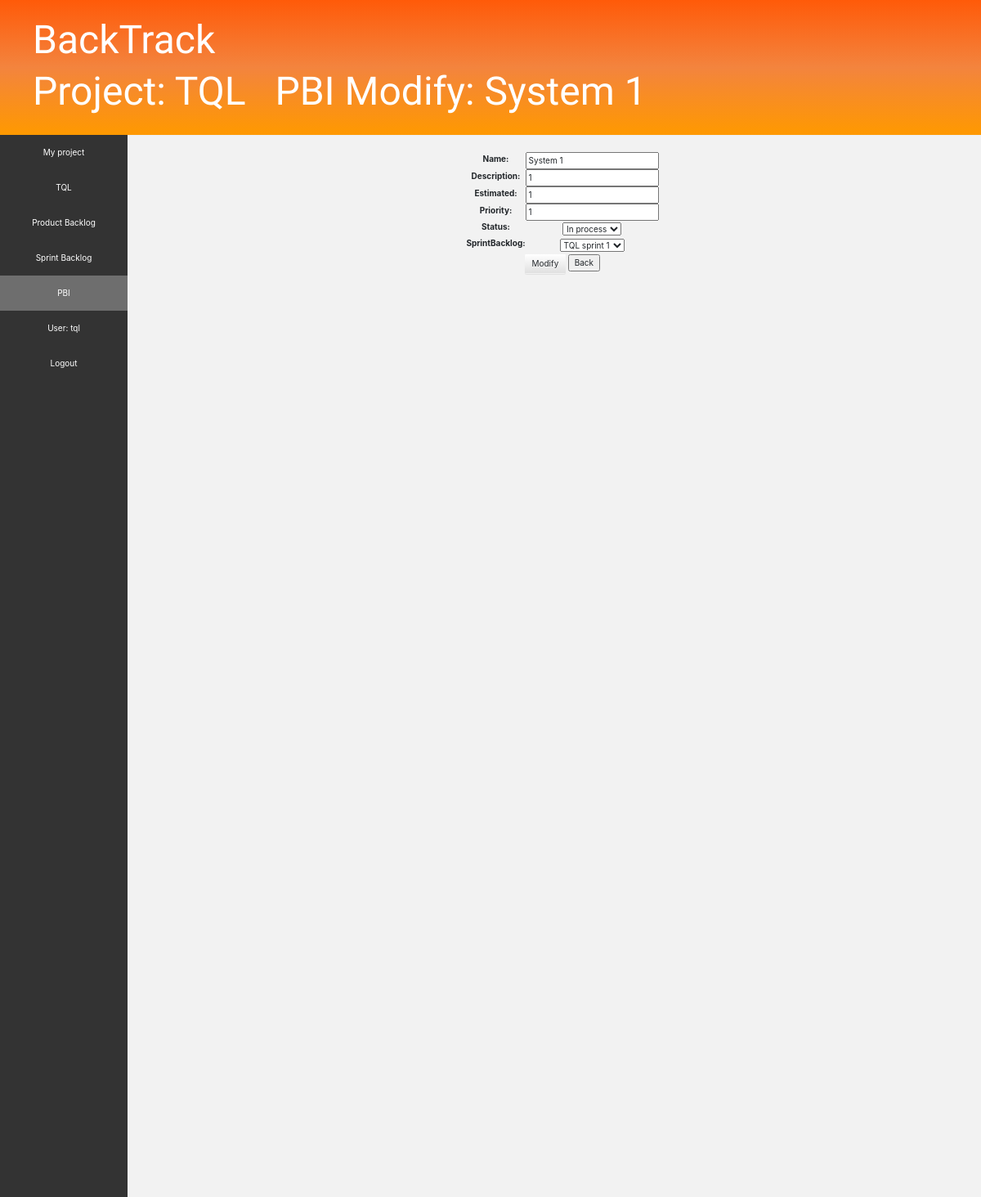
The app's page /project/1/productBacklog/pbi/1/modify (signed in) with its own data.
### project/models.py (models this page shows, shortened)
class Project(models.Model):
    name = models.CharField(max_length=100)
    description = models.CharField(max_length=500)
    manager = models.ForeignKey(BackTrackUser, related_name='manager', null=True, blank=True, on_delete=models.SET_NULL)
    time = models.DateTimeField(auto_now=False, auto_now_add=True)
    activeSprint = models.ForeignKey('sprintBacklog.SprintBacklog', related_name='active_sprint', null=True, blank=True, on_delete=models.SET_NULL)
    owner = models.OneToOneField(BackTrackUser, related_name='owner', on_delete=models.CASCADE)

class BackTrackUser(AbstractUser):
    pass
    STATUS_CHOICES = [
        ('Available', 'Available'),
        ('Not available', 'Not available')
    ]
    status = models.CharField(max_length=13, choices=STATUS_CHOICES, default='Available')
    project = models.ForeignKey("Project", null=True, blank=True, on_delete=models.SET_NULL)

### productBacklog/models.py (models this page shows, shortened)
class PBI(models.Model):
    STATUS_CHOICES = [
        ('Finished', 'Finished'),
        ('In process', 'In process'),
        ('Ready', 'Ready')
    ]
    name = models.CharField(max_length=50)
    description = models.CharField(max_length=500)
    status = models.CharField(max_length=10, choices=STATUS_CHOICES, default='Ready')
    taskHours = models.PositiveSmallIntegerField(null=True, blank=True)
    remainingTaskHours = models.PositiveSmallIntegerField(null=True, blank=True)
    estimated = models.PositiveSmallIntegerField()
    priority = models.PositiveSmallIntegerField()
    cumulative = models.PositiveIntegerField(null=True, blank=True)
    productBacklog = models.ForeignKey(ProductBacklog, null=False, on_delete=models.CASCADE)
    sprintBacklog = models.ForeignKey('sprintBacklog.SprintBacklog', null=True, blank=True, default=None, on_delete=models.SET_NULL)

### productBacklog/views.py (the view)
# urls.py: path('pbi/<int:pbi_pk>/modify', views.pbi_modify, name='pbi_modify'),
def pbi_modify(request, project_pk, pbi_pk):
    pbi = get_object_or_404(PBI, pk=pbi_pk)
    project = Project.objects.get(pk=project_pk)
    pbi_main = '/project/' + str(project_pk) + '/productBacklog/pbi/' + str(pbi_pk)
    if request.method == "POST":
        form = PBIModifyForm(request.POST, instance=pbi)
        if form.is_valid():
            pbi = form.save(commit=False)
            pbi.save()
            return redirect('/project/' + str(project_pk) + '/productBacklog/pbi/' + str(pbi_pk), pk=pbi.pk)
    else:
        form = PBIModifyForm(instance=pbi)
    return render(request, 'pbi_modify.html', {'form': form, 'project': project, 'pbi': pbi, 'pbi_main': pbi_main})

### productBacklog/forms.py
class PBIModifyForm(forms.ModelForm):
    class Meta:
        model = PBI
        fields = ('name', 'description', 'estimated', 'priority', 'status', 'sprintBacklog')

### sprintBacklog/models.py (called while the page is built)
    def __str__(self):
        return self.project.name + " sprint " + str(self.sprintNumber)

### templates/pbi_modify.html (shortened to what this page needs)
<!DOCTYPE html>
{% load static %}
<html lang="en">
<head>
    <link rel="stylesheet" href="//maxcdn.bootstrapcdn.com/bootstrap/3.2.0/css/bootstrap.min.css">
    <link rel="stylesheet" href="//maxcdn.bootstrapcdn.com/bootstrap/3.2.0/css/bootstrap-theme.min.css">
    <link rel="stylesheet" href="https://stackpath.bootstrapcdn.com/bootstrap/4.3.1/css/bootstrap.min.css">
    <link rel="stylesheet" href="{% static 'css/productBacklog.css' %}">
</head>
<body>
    {% if user.is_authenticated %}
         <div class="page-header">
             <h1><a href="../..">BackTrack</a></h1>
             <h2><a href="../..">Project: {{ project.name }}</a>&#160;&#160;&#160;PBI Modify: {{ pbi.name }}</h2>
        </div>
         <div class="menu">
            <ul>
                <li><a href="../../../..">My project</a></li>
                <li><a href="../../..">{{ project.name }}</a></li>
                <li><a href="../..">Product Backlog</a></li>
                <li><a href="../../../sprintBacklog">Sprint Backlog</a></li>
                <li><a class="active" href="..">PBI</a></li>
                <li><a href="../../../../../accounts/profile">User: {{ user.get_username }}</a></li>
                <li><a href="{% url 'logout'%}?next={{request.path}}">Logout</a></li>
            </ul>
        </div>
         <div class="main">
            <div>
                <form method="POST" class="post-form" style="text-align:center; margin:0 auto;">{% csrf_token %}
                    <table style="margin:0 auto;">
                        <tr>
                            <td>{{ form.name.label_tag }}</td>
                            <td>{{ form.name }}</td>
                        </tr>
                        <tr>
                            <td>{{ form.description.label_tag }}</td>
                            <td>{{ form.description }}</td>
                        </tr>
                        <tr>
                            <td>{{ form.estimated.label_tag }}</td>
                            <td>{{ form.estimated }}</td>
                        </tr>
                        <tr>
                            <td>{{ form.priority.label_tag }}</td>
                            <td>{{ form.priority }}</td>
                        </tr>
                        <tr>
                            <td>{{ form.status.label_tag }}</td>
                            <td>{{ form.status }}</td>
                        </tr>
                        <tr>
                            <td>{{ form.sprintBacklog.label_tag }}</td>
                            <td>{{ form.sprintBacklog }}</td>
                        </tr>
                    </table>
                    <button type="submit" class="save btn btn-default">Modify</button>
                    <input type="button" value="Back" onclick="history.back()">
                </form>
            </div>
         </div>
    {% endif %}
</body>
</html>

### static/css/productBacklog.css (style rules this page uses)
.page-header { background: linear-gradient(#FF5A09, #F3843E, #FF9900); margin: 0; padding: 20px 20px 20px 40px; }
.page-header h1, .page-header h1 a, .page-header h1 a:visited, .page-header h1 a:active { color: #ffffff; font-size: 36pt; text-decoration: none; }
.page-header h2, .page-header h2 a, .page-header h2 a:visited, .page-header h2 a:active { color: #ffffff; font-size: 36pt; text-decoration: none; }
h1, h2, h3, h4 { font-family: 'Lobster', cursive; }
html, body { height: 100%; }
div.menu { height: 100%; width: 13%; overflow-y: auto; position: absolute; margin-top: -1px; left: 0;background-color: #333; }
.menu ul { list-style-type: none; margin: 0; padding: 0; overflow: hidden; background-color: #333; }
.menu li { float: left; width: 100%; }
.menu li a { display: block; color: white; text-align: center; padding: 14px 16px; text-decoration: none; }
.active { background-color: #6E6E6E; }
.main { background-color: #F2F2F2; }
div.main { right: 0; float: left; height: 100%; width: 87%; overflow-y: auto; position:absolute; padding: 20px 20px 20px 40px; }

### records on screen
Project: name "TQL"
PBI: name "System 1", description "1", estimated "1", priority "1", status "In process", sprintBacklog "TQL sprint 1"
BackTrackUser: get_username "tql"
